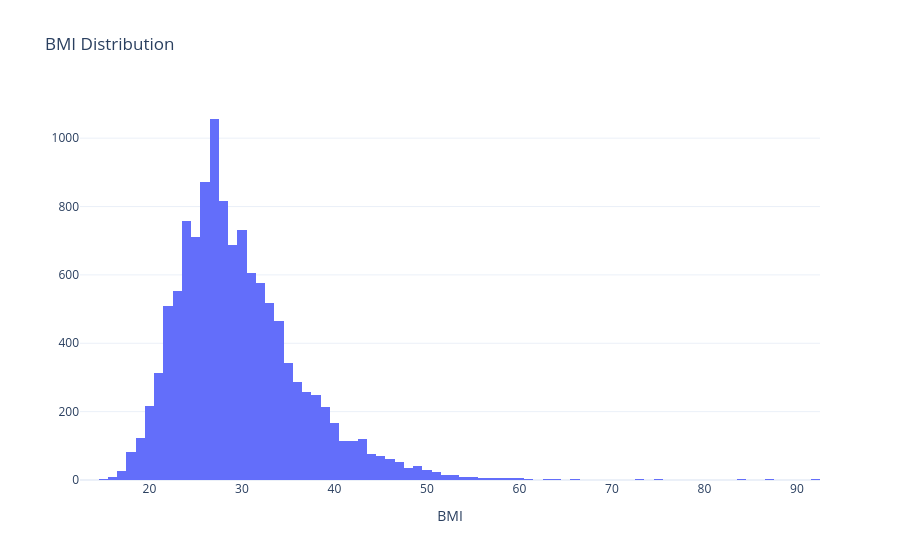

Here is the notebook cell this chart was saved with:
### Code cell
# exploring the distribution of BMI
fig = px.histogram(df, x='BMI', title= 'BMI Distribution')
fig.update_layout(template='plotly_white', yaxis_title=None)
fig.show()

### Figure 1 — Plotly figure (JSON) as saved in the notebook; plotly's stock layout.template omitted (floating-point values rounded to 4 significant figures; data arrays with more than 128 entries replaced by an {"elided": "..."} marker saying what was removed)
{"data": [{"alignmentgroup": "True", "bingroup": "x", "hovertemplate": "BMI=%{x}<br>count=%{y}<extra></extra>", "legendgroup": "", "marker": {"color": "#636efa", "pattern": {"shape": ""}}, "name": "", "offsetgroup": "", "orientation": "v", "showlegend": false, "type": "histogram", "x": {"elided": "12000 int values"}, "xaxis": "x", "yaxis": "y"}], "layout": {"barmode": "relative", "legend": {"tracegroupgap": 0}, "title": {"text": "BMI Distribution"}, "xaxis": {"anchor": "y", "domain": [0, 1], "title": {"text": "BMI"}}, "yaxis": {"anchor": "x", "domain": [0, 1], "title": {}}}}
